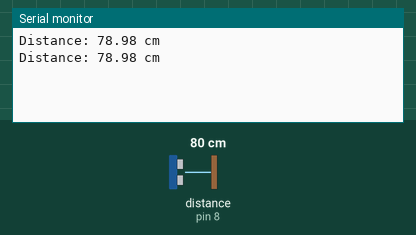
A sketch run on a simulated Arduino Uno, built with avr-gcc and run on an emulated ATmega328P. Parts: the last lines printed to the serial monitor. Wiring (inferred from the names in the program): ultrasonic range finder: trigger pin 7; echo pin 8. The inputs (shaded band) are chosen by the test bench; at power-on: distance to the obstacle (sensor on pin 8) 80 cm. The echo pulse lasts 58.3 µs per cm.

Above: at 1.8 s.
1.9 s: distance to the obstacle (sensor on pin 8) set to 2 cm
At 2.7 s:
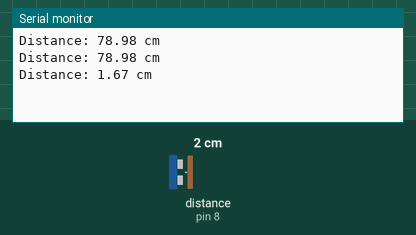
3.4 s: distance to the obstacle (sensor on pin 8) set to 4 cm
At 4.3 s:
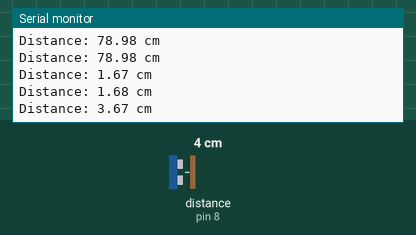
Timing chart, 0 to 6.4 s (numbered marks = the images above; inputs shaded):
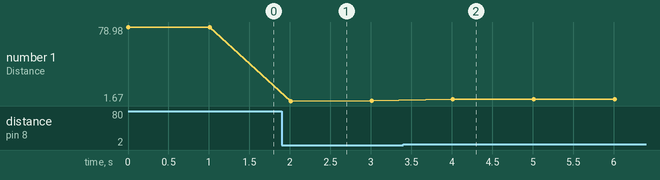

The sketch:

Ultrasonic_Sensor.ino
```cpp
// Define the pins for the ultrasonic sensor
const int trigPin = 7;
const int echoPin = 8;

void setup() {
  Serial.begin(9600);  // Initialize Serial communication
  pinMode(trigPin, OUTPUT);  // Set the trigPin as an output
  pinMode(echoPin, INPUT);   // Set the echoPin as an input
}

void loop() {
  // Trigger the ultrasonic sensor to send a pulse
  digitalWrite(trigPin, LOW);
  delayMicroseconds(2);
  digitalWrite(trigPin, HIGH);
  delayMicroseconds(10);
  digitalWrite(trigPin, LOW);

  // Read the duration of the pulse sent by the ultrasonic sensor
  long duration = pulseIn(echoPin, HIGH);

  // Calculate the distance in centimeters (assuming speed of sound is 343 meters/second)
  float distanceCM = duration * 0.034 / 2;

  // Print the distance to the Serial Monitor
  Serial.print("Distance: ");
  Serial.print(distanceCM);
  Serial.println(" cm");

  // Delay before the next measurement
  delay(1000);  // Adjust the delay as needed
}
```

Measured:
- after the input at 1.9 s, the serial monitor: prints a new line after 0.11 s (image 1)
- after the input at 3.4 s, the serial monitor: prints a new line after 0.61 s (image 2)
- plotted number 1: 78.98 → 1.68 after the input at 1.9 s, 1.68 → 3.67 after the input at 3.4 s
